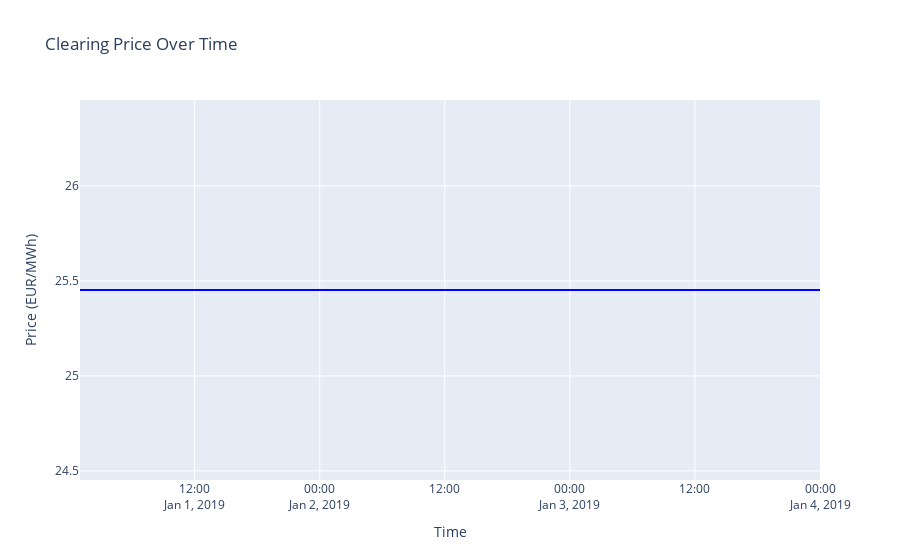

The cell this chart's notebook holds for it:
### Code cell
# Load the market_meta CSV file (for Use Case 1)
market_meta_uc1 = pd.read_csv(
    "outputs/tutorial_09_steel_plant_Day_Ahead/market_meta.csv"
)

# Convert 'time' column to datetime if it's not already in the correct format
market_meta_uc1["time"] = pd.to_datetime(market_meta_uc1["time"])

# ---- Save the DataFrame for future use ----
# Save the clearing price data as a CSV for future comparison
market_meta_uc1[["time", "price"]].to_csv(
    "outputs/tutorial_09_steel_plant_Day_Ahead/clearing_price_use_case_1.csv",
    index=False,
)

print("Saved the clearing price data of Use Case 1 to CSV.")

# ---- Plotting ----
# Create a Plotly figure for the clearing price
fig = go.Figure()

# Add a scatter plot trace for the price over time
fig.add_trace(
    go.Scatter(
        x=market_meta_uc1["time"],
        y=market_meta_uc1["price"],
        mode="lines",
        name="Clearing Price",
        line=dict(color="blue"),
    )
)

# Set the layout for the figure
fig.update_layout(
    title="Clearing Price Over Time",
    xaxis_title="Time",
    yaxis_title="Price (EUR/MWh)",
    xaxis=dict(showgrid=True),
    yaxis=dict(showgrid=True),
)

# Display the figure
fig.show()

### Figure 1 — Plotly figure (JSON) as saved in the notebook; plotly's stock layout.template omitted (floating-point values rounded to 4 significant figures)
{"data": [{"line": {"color": "blue"}, "mode": "lines", "name": "Clearing Price", "type": "scatter", "x": ["2019-01-01T01:00:00", "2019-01-01T02:00:00", "2019-01-01T03:00:00", "2019-01-01T04:00:00", "2019-01-01T05:00:00", "2019-01-01T06:00:00", "2019-01-01T07:00:00", "2019-01-01T08:00:00", "2019-01-01T09:00:00", "2019-01-01T10:00:00", "2019-01-01T11:00:00", "2019-01-01T12:00:00", "2019-01-01T13:00:00", "2019-01-01T14:00:00", "2019-01-01T15:00:00", "2019-01-01T16:00:00", "2019-01-01T17:00:00", "2019-01-01T18:00:00", "2019-01-01T19:00:00", "2019-01-01T20:00:00", "2019-01-01T21:00:00", "2019-01-01T22:00:00", "2019-01-01T23:00:00", "2019-01-02T00:00:00", "2019-01-02T01:00:00", "2019-01-02T02:00:00", "2019-01-02T03:00:00", "2019-01-02T04:00:00", "2019-01-02T05:00:00", "2019-01-02T06:00:00", "2019-01-02T07:00:00", "2019-01-02T08:00:00", "2019-01-02T09:00:00", "2019-01-02T10:00:00", "2019-01-02T11:00:00", "2019-01-02T12:00:00", "2019-01-02T13:00:00", "2019-01-02T14:00:00", "2019-01-02T15:00:00", "2019-01-02T16:00:00", "2019-01-02T17:00:00", "2019-01-02T18:00:00", "2019-01-02T19:00:00", "2019-01-02T20:00:00", "2019-01-02T21:00:00", "2019-01-02T22:00:00", "2019-01-02T23:00:00", "2019-01-03T00:00:00", "2019-01-03T01:00:00", "2019-01-03T02:00:00", "2019-01-03T03:00:00", "2019-01-03T04:00:00", "2019-01-03T05:00:00", "2019-01-03T06:00:00", "2019-01-03T07:00:00", "2019-01-03T08:00:00", "2019-01-03T09:00:00", "2019-01-03T10:00:00", "2019-01-03T11:00:00", "2019-01-03T12:00:00", "2019-01-03T13:00:00", "2019-01-03T14:00:00", "2019-01-03T15:00:00", "2019-01-03T16:00:00", "2019-01-03T17:00:00", "2019-01-03T18:00:00", "2019-01-03T19:00:00", "2019-01-03T20:00:00", "2019-01-03T21:00:00", "2019-01-03T22:00:00", "2019-01-03T23:00:00", "2019-01-04T00:00:00"], "y": [25.45, 25.45, 25.45, 25.45, 25.45, 25.45, 25.45, 25.45, 25.45, 25.45, 25.45, 25.45, 25.45, 25.45, 25.45, 25.45, 25.45, 25.45, 25.45, 25.45, 25.45, 25.45, 25.45, 25.45, 25.45, 25.45, 25.45, 25.45, 25.45, 25.45, 25.45, 25.45, 25.45, 25.45, 25.45, 25.45, 25.45, 25.45, 25.45, 25.45, 25.45, 25.45, 25.45, 25.45, 25.45, 25.45, 25.45, 25.45, 25.45, 25.45, 25.45, 25.45, 25.45, 25.45, 25.45, 25.45, 25.45, 25.45, 25.45, 25.45, 25.45, 25.45, 25.45, 25.45, 25.45, 25.45, 25.45, 25.45, 25.45, 25.45, 25.45, 25.45]}], "layout": {"title": {"text": "Clearing Price Over Time"}, "xaxis": {"showgrid": true, "title": {"text": "Time"}}, "yaxis": {"showgrid": true, "title": {"text": "Price (EUR/MWh)"}}}}
